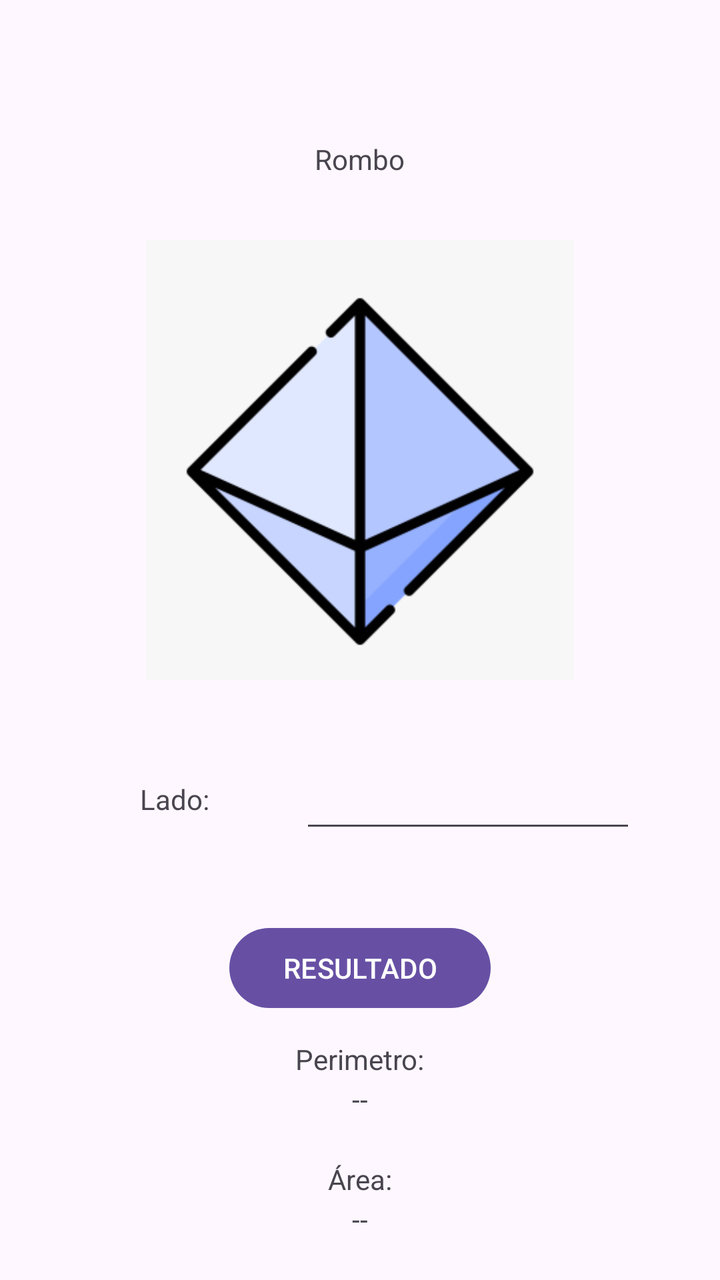
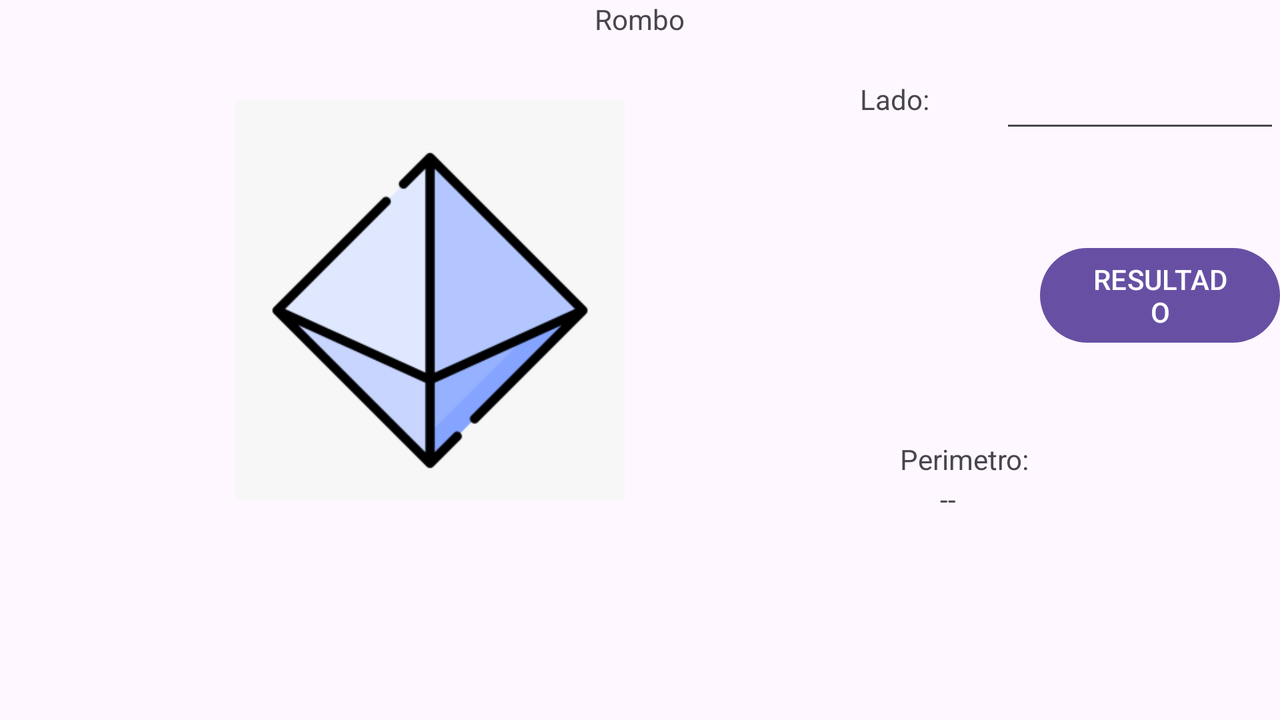

Compare how this app lays out the same screen by default and in its alternative resource folder. The renders come first, then the two layout files and the values they reference.
<!-- AndroidManifest.xml: application theme Theme.AreasPerimetrosVols -->
<!-- res/layout/activity_rombo.xml -->
<?xml version="1.0" encoding="utf-8"?>
<RelativeLayout
    xmlns:android="http://schemas.android.com/apk/res/android"
    xmlns:app="http://schemas.android.com/apk/res-auto"
    xmlns:tools="http://schemas.android.com/tools"
    android:id="@+id/main"
    android:layout_width="match_parent"
    android:layout_height="match_parent"
    tools:context=".RomboActivity">

    <TextView
        android:layout_width="wrap_content"
        android:layout_height="wrap_content"
        android:layout_centerHorizontal="true"
        android:layout_marginTop="70dp"
        android:text="Rombo" />

    <TextView
        android:layout_width="wrap_content"
        android:layout_height="wrap_content"
        android:layout_marginTop="390dp"
        android:layout_marginLeft="70dp"
        android:text="Lado:" />

    <EditText
        android:id="@+id/txtN1"
        android:layout_width="wrap_content"
        android:layout_height="wrap_content"
        android:layout_marginLeft="150dp"
        android:layout_marginTop="380dp"
        android:ems="8"
        android:inputType="numberSigned" />

    <ImageView
        android:id="@+id/imgView"
        android:layout_width="370dp"
        android:layout_height="220dp"
        android:layout_centerHorizontal="true"
        android:layout_marginTop="120dp"
        android:src="@drawable/rombo" />

    <Button
        android:id="@+id/btnResultado"
        android:layout_width="wrap_content"
        android:layout_height="wrap_content"
        android:layout_centerHorizontal="true"
        android:layout_marginTop="460dp"
        android:ems="8"
        android:text="RESULTADO" />


    <TextView
        android:layout_width="wrap_content"
        android:layout_height="wrap_content"
        android:layout_centerHorizontal="true"
        android:layout_marginTop="520dp"
        android:text="Perimetro:" />


    <TextView
        android:id="@+id/txtResultadoPerimetro"
        android:layout_width="wrap_content"
        android:layout_height="wrap_content"
        android:layout_centerHorizontal="true"
        android:layout_marginTop="540dp"
        android:text="--" />

    <TextView
        android:layout_width="wrap_content"
        android:layout_height="wrap_content"
        android:layout_centerHorizontal="true"
        android:layout_marginTop="580dp"
        android:text="Área:" />

    <TextView
        android:id="@+id/txtResultadoArea"
        android:layout_width="wrap_content"
        android:layout_height="wrap_content"
        android:layout_centerHorizontal="true"
        android:layout_marginTop="600dp"
        android:text="--" />

</RelativeLayout>
<!-- resources referenced by this layout -->
<resources>
  <!-- drawable rombo: png bitmap (drawable, 7678 bytes) -->
  <style name="Theme.AreasPerimetrosVols" parent="Base.Theme.AreasPerimetrosVols" />
  <style name="Base.Theme.AreasPerimetrosVols" parent="Theme.Material3.DayNight.NoActionBar">
          
          
      </style>
</resources>
<!-- res/layout-land/activity_rombo.xml (the repository's variant of the layout above) -->
<!-- drawn on the phone turned sideways -->
<?xml version="1.0" encoding="utf-8"?>
<RelativeLayout
    xmlns:android="http://schemas.android.com/apk/res/android"
    xmlns:app="http://schemas.android.com/apk/res-auto"
    xmlns:tools="http://schemas.android.com/tools"
    android:id="@+id/main"
    android:layout_width="match_parent"
    android:layout_height="match_parent"
    tools:context=".RomboActivity">

    <TextView
        android:layout_width="wrap_content"
        android:layout_height="wrap_content"
        android:layout_centerHorizontal="true"
        android:text="Rombo" />

    <TextView
        android:layout_width="wrap_content"
        android:layout_height="wrap_content"
        android:layout_marginTop="40dp"
        android:layout_marginLeft="430dp"
        android:text="Lado:" />

    <EditText
        android:id="@+id/txtN1"
        android:layout_width="wrap_content"
        android:layout_height="wrap_content"
        android:layout_marginLeft="500dp"
        android:layout_marginTop="30dp"
        android:ems="10"
        android:inputType="numberSigned" />

    <ImageView
        android:id="@+id/imgView"
        android:layout_width="350dp"
        android:layout_height="200dp"
        android:layout_marginLeft="40dp"
        android:layout_marginTop="50dp"
        android:src="@drawable/rombo" />

    <Button
        android:id="@+id/btnResultado"
        android:layout_width="wrap_content"
        android:layout_height="wrap_content"
        android:layout_marginLeft="520dp"
        android:layout_marginTop="120dp"
        android:ems="8"
        android:text="RESULTADO" />


    <TextView
        android:layout_width="wrap_content"
        android:layout_height="wrap_content"
        android:layout_marginLeft="450dp"
        android:layout_marginTop="220dp"
        android:text="Perimetro:" />


    <TextView
        android:id="@+id/txtResultadoPerimetro"
        android:layout_width="wrap_content"
        android:layout_height="wrap_content"
        android:layout_marginLeft="470dp"
        android:layout_marginTop="240dp"
        android:text="--" />

    <TextView
        android:layout_width="wrap_content"
        android:layout_height="wrap_content"
        android:layout_marginLeft="640dp"
        android:layout_marginTop="220dp"
        android:text="Área:" />

    <TextView
        android:id="@+id/txtResultadoArea"
        android:layout_width="wrap_content"
        android:layout_height="wrap_content"
        android:layout_marginLeft="650dp"
        android:layout_marginTop="240dp"
        android:text="--" />

</RelativeLayout>
